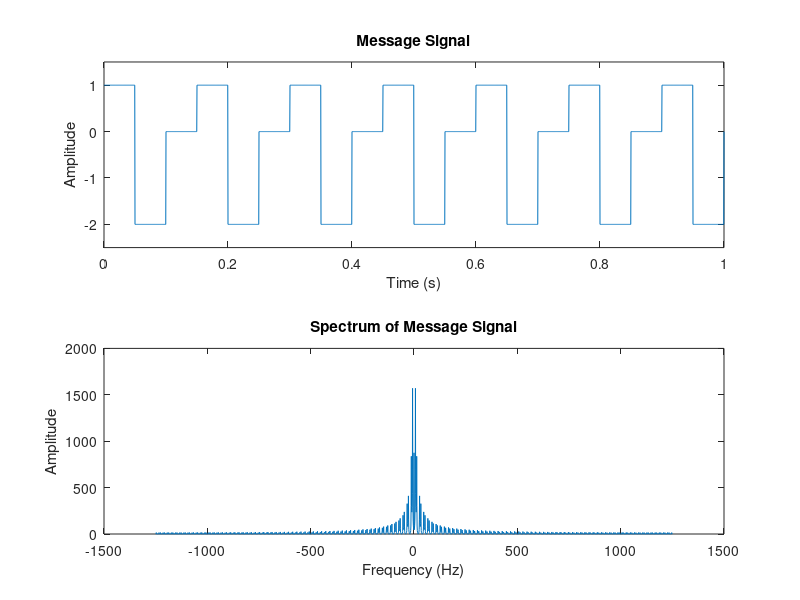
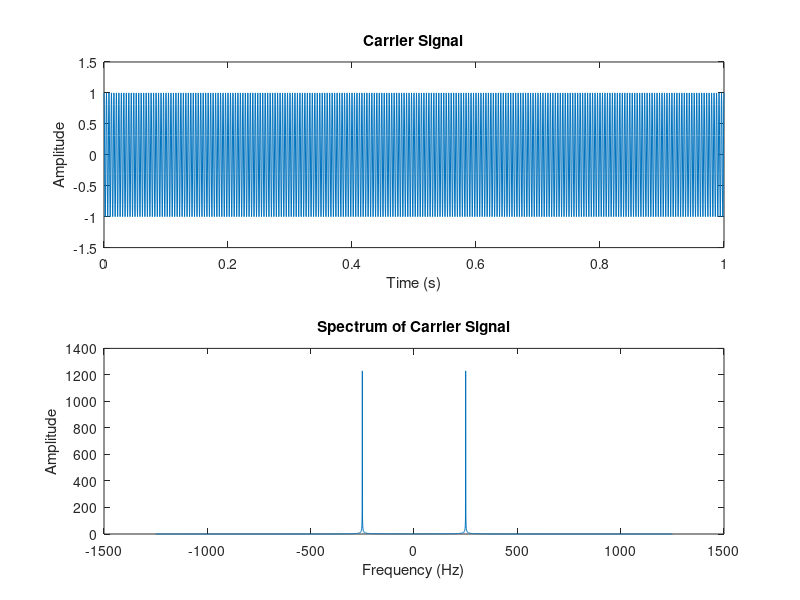
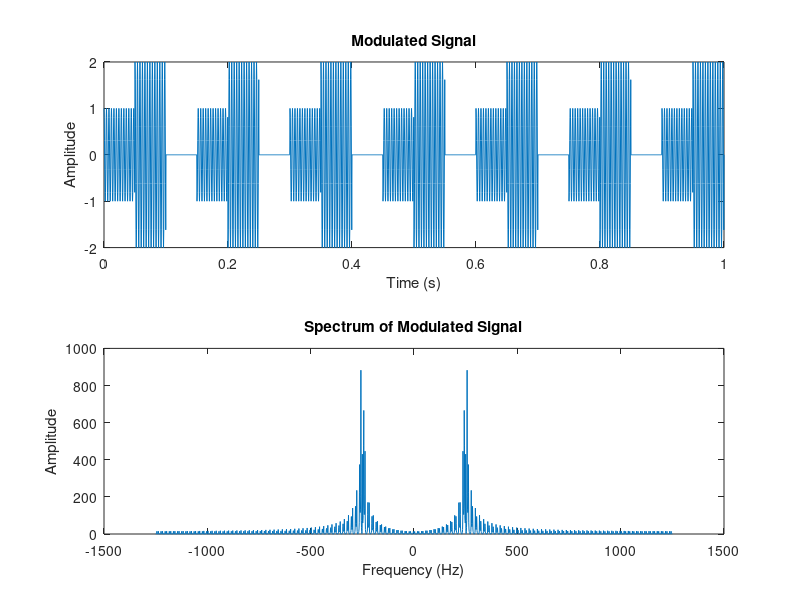
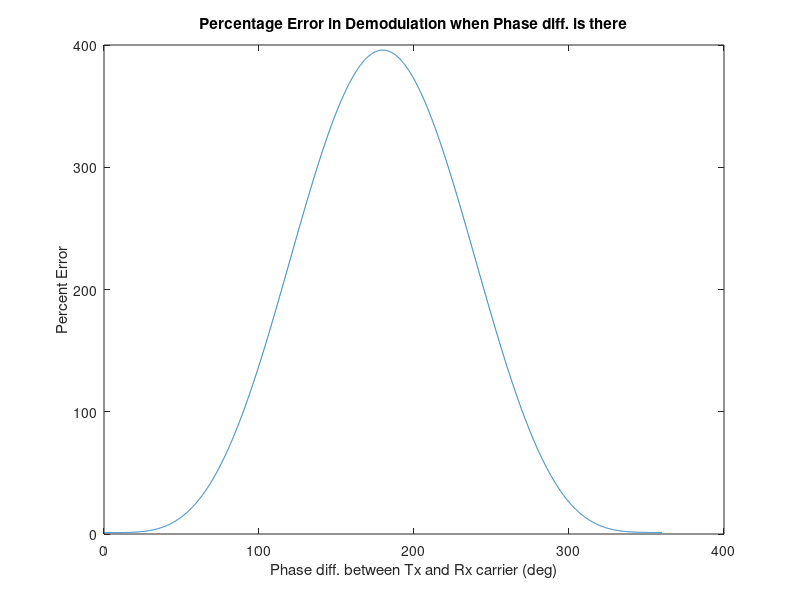

These figures' MATLAB source, in order:
% Illustrative Problem 3.6
% ------------------------
clc;
clear all;
close all;

% Details given in the question
Fc = 250;
t0 = 0.15;

% Assumed values
Tstart = 0;
Tstop = 1;
Fs = 2.5 * 10^3;

% Generating time
Ts = 1 / Fs;
t = Tstart : Ts : Tstop;
N = length(t);

% Generating the message signal
tk = mod(t, t0);
m_t = (tk <= (1/3)*t0) - 2*((tk > (1/3)*t0) .* (tk <= (2/3)*t0));
figure;
subplot(2,1,1);
plot(t, m_t);
ylim([-2.5 1.5]);
title('Message Signal');
xlabel('Time (s)');
ylabel('Amplitude');
subplot(2,1,2);
plot(linspace(-Fs/2, Fs/2, N), abs(fftshift(fft(m_t))));
title('Spectrum of Message Signal');
xlabel('Frequency (Hz)');
ylabel('Amplitude');

% Calculate Message Power
m_pow = sum(m_t .^ 2) / N;

% Generating the carrier signal
c_t = cos(2*pi*Fc*t);
figure;
subplot(2,1,1);
plot(t, c_t);
title('Carrier Signal');
xlabel('Time (s)');
ylabel('Amplitude');
ylim([-1.5 1.5]);
subplot(2,1,2);
plot(linspace(-Fs/2, Fs/2, N), abs(fftshift(fft(c_t))));
title('Spectrum of Carrier Signal');
xlabel('Frequency (Hz)');
ylabel('Amplitude');

% Generating the modulated signal
u_t = m_t .* c_t;
figure;
subplot(2,1,1);
plot(t, u_t);
title('Modulated Signal');
xlabel('Time (s)');
ylabel('Amplitude');
subplot(2,1,2);
plot(linspace(-Fs/2, Fs/2, N), abs(fftshift(fft(u_t))));
title('Spectrum of Modulated Signal');
xlabel('Frequency (Hz)');
ylabel('Amplitude');

% Create a Low Pass Filter
lpf_N    = 128;      % Order
lpf_Fc   = Fc;       % Cutoff Frequency
lpf_flag = 'scale';  % Sampling Flag
lpf_h    = fir1(lpf_N, lpf_Fc/(Fs/2), 'low', blackman(lpf_N+1), lpf_flag);
lpf_sz   = length(lpf_h);
lpf_sz2  = floor(lpf_sz / 2);

% Calculate Percentage Error in Demodulation
phi = 0 : 0.1 : 360;
phi_N = length(phi);
p_err = zeros(1, phi_N);
for i = 1 : phi_N
    
    % Demodulate the modulated signal
    md1_t = u_t .* cos(2*pi*Fc*t + (phi(1, i) / 180) * pi);
    md2_t = conv(md1_t, lpf_h);
    md_t = 2 * md2_t(1, (1 + lpf_sz2) : (length(md2_t) - (lpf_sz - lpf_sz2 - 1)));
    
    % Calculate Error Power
    e_pow = sum((md_t - m_t) .^ 2) / N;
    
    % Calculate Percentage Error
    p_err(1, i) = (e_pow / m_pow) * 100;
end

% Plot the percent error in demodulation
figure;
plot(phi, p_err);
title('Percentage Error in Demodulation when Phase diff. is there');
xlabel('Phase diff. between Tx and Rx carrier (deg)');
ylabel('Percent Error');
